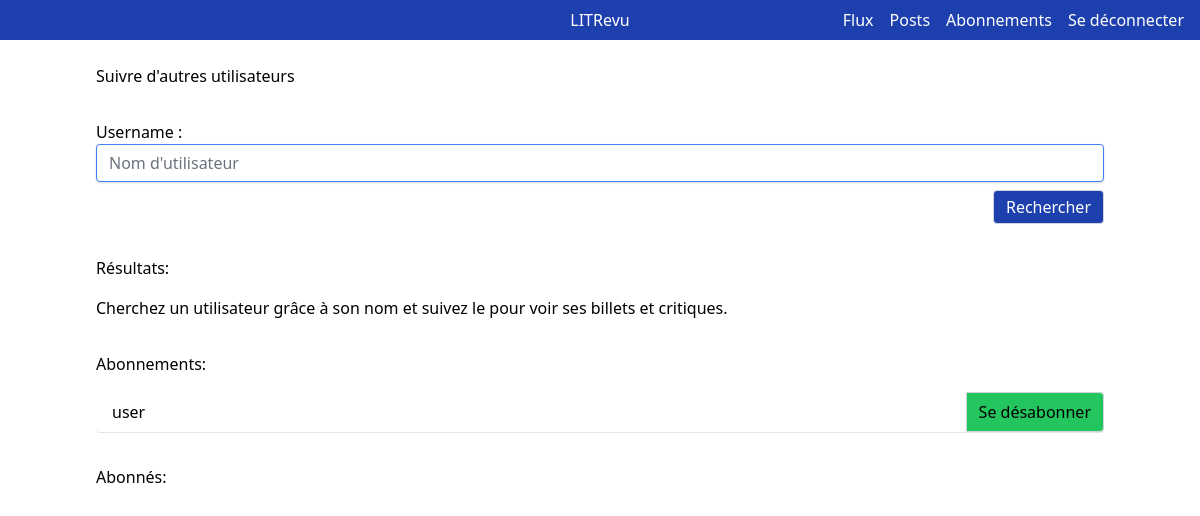
Before: /community/search/ (signed in) with the older database file.
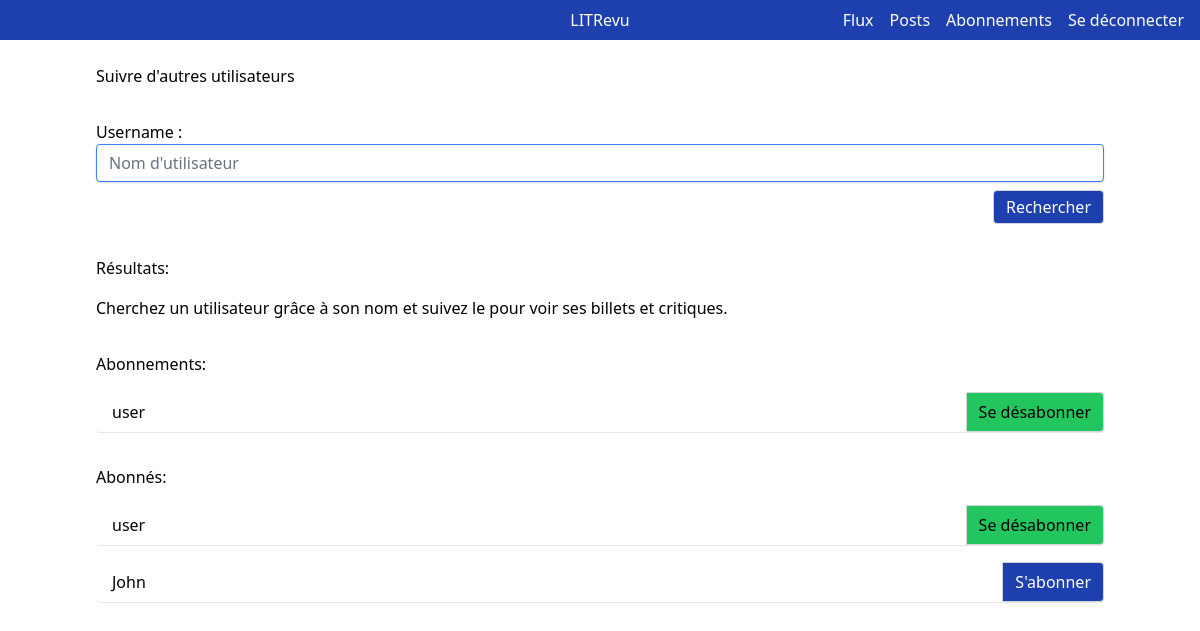
After: the same page with the newer database file.
### authentication/models.py (models this page shows)
class User(AbstractUser):
    pass

### community/views.py (the view, shortened to what this page needs)
# urls.py: path("search/", views.SearchUserView.as_view(), name="search"),
class SearchUserView(LoginRequiredMixin, View):
    results = None
    searched = False
    search_form = SearchUsersForm()
    template_name = "community/search_users_form.html"
    followed_users = []
    followed_by = []
    def get(self, request, *args, **kwargs):
        username = self.request.GET.get("username")
        current_user = self.request.user
        self.followed_users = UserFollows.objects.filter(
            user__id=current_user.id
        )
        self.followed_users = [f.followed_user for f in self.followed_users]
        self.followed_by = UserFollows.objects.filter(
            followed_user__id=current_user.id
        )
        self.followed_by = [
            {"user": f.user, "followed": f.user in self.followed_users}
            for f in self.followed_by
        ]
        return render(
            request,
            "community/search_users_form.html",
            {
                "search_form": self.search_form,
                "results": self.results,
                "searched": self.searched,
                "followed_users": self.followed_users,
                "followed_by": self.followed_by,
            },
        )

### community/forms.py
class SearchUsersForm(forms.Form):
    username = forms.CharField(
        max_length=128,
        required=True,
        widget=forms.TextInput(
            attrs={"class": "text-input", "placeholder": "Nom d'utilisateur"}
        ),
    )

### community/templates/community/search_users_form.html
{% extends 'base.html' %}
{% block content %}
<div class="flex flex-col gap-8">
    <h1>Suivre d'autres utilisateurs</h1>
    <form action="" method="GET" class="flex flex-col gap-2 w-full">
        {{ search_form }}
        <button type="submit"
            class="max-w-40 self-end rounded border border-gray-300 px-3 py-1 bg-blue-800 text-white">Rechercher</button>
    </form>
    <div class="flex flex-col gap-4">
        <h2>Résultats: </h2>
        {% if results %}
        {% for r in results %}
        {% include 'community/user_card.html' with user=r.user followed=r.followed %}
        {% endfor %}
        {% elif searched %}
        <h3>
            Aucun utilisateur n'est enregistré avec ce nom.
        </h3>
        {% else %}
        <h3>
            Cherchez un utilisateur grâce à son nom et suivez le pour voir ses billets et critiques.
        </h3>
        {% endif %}
    </div>
    <div class="flex flex-col gap-4">
        <h2>Abonnements:</h2>
        {% if followed_users is not empty %}
        {% for u in followed_users %}
        <ul class="flex flex-col gap-4">
            <li>
                {% include 'community/user_card.html' with user=u followed=True %}
            </li>
        </ul>
        {% endfor %}
        {% else %}
        <h3>Retrouvez ici les utilisateurs que vous suivez.</h3>
        {% endif %}
    </div>
    <div class="flex flex-col gap-4">
        <h2>Abonnés:</h2>
        {% if followed_by is not empty %}
        {% for u in followed_by %}
        <ul class="flex flex-col gap-4">
            <li>
                {% include 'community/user_card.html' with user=u.user followed=u.followed %}
            </li>
        </ul>
        {% endfor %}
        {% else %}
        <h3>Retrouvez ici les utilisateurs qui vous suivent.</h3>
        {% endif %}
    </div>
</div>
{% endblock  %}

### community/templates/community/user_card.html
<div class="flex rounded border-b justify-between">
    <h2 class="px-4 py-2">
        {{ user.username }}
    </h2>
    {% if not followed %}
    <button class="rounded-tr rounded-br border border-gray-300 px-3 py-1 bg-blue-800 text-white  hover:bg-blue-700">
        <a href="{% url 'community:subscribe' user.id %}">
            S'abonner
        </a>
    </button>
    {% else %}
    <button
        class="rounded-tr rounded-br border border-gray-300 px-3 py-1 bg-green-500 hover:text-gray-900 hover:bg-green-300">
        <a href="{% url 'community:unsubscribe' user.id %}">
            Se désabonner
        </a>
    </button>
    {% endif %}
</div>

Changed rows visible on the page:
now on one of the page's lists (row edited): User: username "user"
added User: username "John", shows "S'abonner", shown under "Abonnés:"
